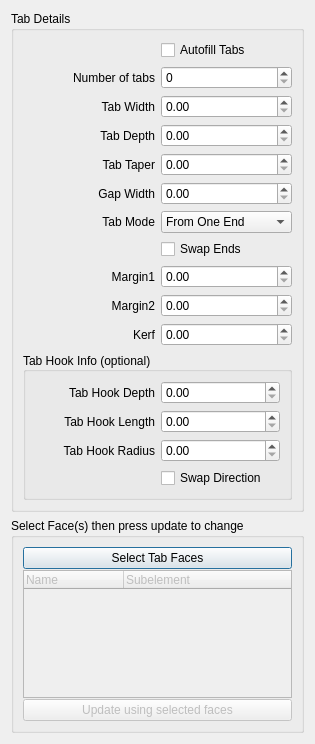
<?xml version="1.0" encoding="UTF-8"?>
<ui version="4.0">
 <class>Dialog</class>
 <widget class="QDialog" name="Dialog">
  <property name="geometry">
   <rect>
    <x>0</x>
    <y>0</y>
    <width>315</width>
    <height>744</height>
   </rect>
  </property>
  <property name="windowTitle">
   <string>Dialog</string>
  </property>
  <layout class="QGridLayout" name="gridLayout">
   <item row="0" column="0">
    <widget class="QGroupBox" name="Dimensions">
     <property name="title">
      <string>Tab Details</string>
     </property>
     <layout class="QGridLayout" name="gridLayout_2">
      <item row="12" column="0">
       <widget class="QLabel" name="label_8">
        <property name="text">
         <string>Margin2</string>
        </property>
        <property name="alignment">
         <set>Qt::AlignRight|Qt::AlignTrailing|Qt::AlignVCenter</set>
        </property>
       </widget>
      </item>
      <item row="6" column="1">
       <widget class="Gui::QuantitySpinBox" name="TabTaper"/>
      </item>
      <item row="15" column="0" rowspan="3" colspan="2">
       <widget class="QGroupBox" name="TabHooks">
        <property name="sizePolicy">
         <sizepolicy hsizetype="Preferred" vsizetype="Preferred">
          <horstretch>0</horstretch>
          <verstretch>0</verstretch>
         </sizepolicy>
        </property>
        <property name="minimumSize">
         <size>
          <width>0</width>
          <height>0</height>
         </size>
        </property>
        <property name="title">
         <string>Tab Hook Info (optional)</string>
        </property>
        <property name="alignment">
         <set>Qt::AlignLeading|Qt::AlignLeft|Qt::AlignVCenter</set>
        </property>
        <property name="flat">
         <bool>false</bool>
        </property>
        <layout class="QGridLayout" name="gridLayout_4">
         <property name="topMargin">
          <number>9</number>
         </property>
         <property name="verticalSpacing">
          <number>6</number>
         </property>
         <item row="2" column="3">
          <widget class="Gui::QuantitySpinBox" name="TabHookRadius"/>
         </item>
         <item row="1" column="2">
          <widget class="QLabel" name="label_9">
           <property name="text">
            <string>Tab Hook Length</string>
           </property>
           <property name="alignment">
            <set>Qt::AlignRight|Qt::AlignTrailing|Qt::AlignVCenter</set>
           </property>
          </widget>
         </item>
         <item row="1" column="3">
          <widget class="Gui::QuantitySpinBox" name="TabHookLength"/>
         </item>
         <item row="0" column="2">
          <widget class="QLabel" name="label_10">
           <property name="text">
            <string>Tab Hook Depth</string>
           </property>
           <property name="alignment">
            <set>Qt::AlignRight|Qt::AlignTrailing|Qt::AlignVCenter</set>
           </property>
          </widget>
         </item>
         <item row="2" column="2">
          <widget class="QLabel" name="label_11">
           <property name="text">
            <string>Tab Hook Radius</string>
           </property>
           <property name="alignment">
            <set>Qt::AlignRight|Qt::AlignTrailing|Qt::AlignVCenter</set>
           </property>
          </widget>
         </item>
         <item row="0" column="3">
          <widget class="Gui::QuantitySpinBox" name="TabHookDepth"/>
         </item>
         <item row="3" column="3">
          <widget class="QCheckBox" name="SwapHookDirection">
           <property name="text">
            <string>Swap Direction</string>
           </property>
          </widget>
         </item>
        </layout>
       </widget>
      </item>
      <item row="11" column="1">
       <widget class="Gui::QuantitySpinBox" name="Margin1"/>
      </item>
      <item row="13" column="1">
       <widget class="Gui::QuantitySpinBox" name="Kerf">
        <property name="toolTip">
         <string>Laser kerf (beam width). Each tab is widened by kerf/2 on each side.</string>
        </property>
       </widget>
      </item>
      <item row="7" column="1">
       <widget class="Gui::QuantitySpinBox" name="GapWidth"/>
      </item>
      <item row="7" column="0">
       <widget class="QLabel" name="label_4">
        <property name="text">
         <string>Gap Width</string>
        </property>
        <property name="alignment">
         <set>Qt::AlignRight|Qt::AlignTrailing|Qt::AlignVCenter</set>
        </property>
       </widget>
      </item>
      <item row="8" column="0">
       <widget class="QLabel" name="label_5">
        <property name="text">
         <string>Tab Mode</string>
        </property>
        <property name="alignment">
         <set>Qt::AlignRight|Qt::AlignTrailing|Qt::AlignVCenter</set>
        </property>
       </widget>
      </item>
      <item row="11" column="0">
       <widget class="QLabel" name="label_7">
        <property name="text">
         <string>Margin1</string>
        </property>
        <property name="alignment">
         <set>Qt::AlignRight|Qt::AlignTrailing|Qt::AlignVCenter</set>
        </property>
       </widget>
      </item>
      <item row="3" column="1">
       <widget class="Gui::IntSpinBox" name="TabCount">
        <property name="toolTip">
         <string>&lt;html&gt;&lt;head/&gt;&lt;body&gt;&lt;p&gt;Set to the number of tabs you want on the face or zero to autofill with as many tabs as possible&lt;/p&gt;&lt;/body&gt;&lt;/html&gt;</string>
        </property>
        <property name="minimum">
         <number>0</number>
        </property>
        <property name="maximum">
         <number>9999</number>
        </property>
       </widget>
      </item>
      <item row="4" column="0">
       <widget class="QLabel" name="label_2">
        <property name="text">
         <string>Tab Width</string>
        </property>
        <property name="alignment">
         <set>Qt::AlignRight|Qt::AlignTrailing|Qt::AlignVCenter</set>
        </property>
       </widget>
      </item>
      <item row="5" column="0">
       <widget class="QLabel" name="label_3">
        <property name="text">
         <string>Tab Depth</string>
        </property>
        <property name="alignment">
         <set>Qt::AlignRight|Qt::AlignTrailing|Qt::AlignVCenter</set>
        </property>
       </widget>
      </item>
      <item row="4" column="1">
       <widget class="Gui::QuantitySpinBox" name="TabWidth"/>
      </item>
      <item row="5" column="1">
       <widget class="Gui::QuantitySpinBox" name="TabDepth"/>
      </item>
      <item row="12" column="1">
       <widget class="Gui::QuantitySpinBox" name="Margin2"/>
      </item>
      <item row="6" column="0">
       <widget class="QLabel" name="label_6">
        <property name="text">
         <string>Tab Taper</string>
        </property>
        <property name="alignment">
         <set>Qt::AlignRight|Qt::AlignTrailing|Qt::AlignVCenter</set>
        </property>
       </widget>
      </item>
      <item row="8" column="1">
       <widget class="QComboBox" name="TabMode">
        <item>
         <property name="text">
          <string>From One End</string>
         </property>
        </item>
        <item>
         <property name="text">
          <string>From Both Ends</string>
         </property>
        </item>
        <item>
         <property name="text">
          <string>From Middle</string>
         </property>
        </item>
       </widget>
      </item>
      <item row="9" column="1">
       <widget class="QCheckBox" name="SwapEnds">
        <property name="text">
         <string>Swap Ends</string>
        </property>
       </widget>
      </item>
      <item row="3" column="0">
       <widget class="QLabel" name="label">
        <property name="text">
         <string>Number of tabs</string>
        </property>
        <property name="alignment">
         <set>Qt::AlignRight|Qt::AlignTrailing|Qt::AlignVCenter</set>
        </property>
       </widget>
      </item>
      <item row="13" column="0">
       <widget class="QLabel" name="labelKerf">
        <property name="text">
         <string>Kerf</string>
        </property>
        <property name="alignment">
         <set>Qt::AlignRight|Qt::AlignTrailing|Qt::AlignVCenter</set>
        </property>
       </widget>
      </item>
      <item row="0" column="1">
       <widget class="QCheckBox" name="Autofill">
        <property name="toolTip">
         <string>&lt;html&gt;&lt;head/&gt;&lt;body&gt;&lt;p&gt;If checked, the face will be filled with as many tabs as are possible based on the other parameters&lt;/p&gt;&lt;/body&gt;&lt;/html&gt;</string>
        </property>
        <property name="text">
         <string>Autofill Tabs</string>
        </property>
       </widget>
      </item>
     </layout>
    </widget>
   </item>
   <item row="1" column="0">
    <widget class="QGroupBox" name="groupBox">
     <property name="sizePolicy">
      <sizepolicy hsizetype="Preferred" vsizetype="Preferred">
       <horstretch>0</horstretch>
       <verstretch>0</verstretch>
      </sizepolicy>
     </property>
     <property name="title">
      <string>Select Face(s) then press update to change</string>
     </property>
     <layout class="QHBoxLayout" name="horizontalLayout">
      <item>
       <layout class="QVBoxLayout" name="verticalLayout">
        <property name="spacing">
         <number>1</number>
        </property>
        <property name="sizeConstraint">
         <enum>QLayout::SetMaximumSize</enum>
        </property>
        <item>
         <widget class="QPushButton" name="pbEditTabFaces">
          <property name="text">
           <string>Select Tab Faces</string>
          </property>
         </widget>
        </item>
        <item>
         <widget class="QTreeWidget" name="treeWidgetTabFaces">
          <property name="enabled">
           <bool>false</bool>
          </property>
          <property name="sizePolicy">
           <sizepolicy hsizetype="Expanding" vsizetype="Expanding">
            <horstretch>0</horstretch>
            <verstretch>0</verstretch>
           </sizepolicy>
          </property>
          <property name="columnCount">
           <number>2</number>
          </property>
          <column>
           <property name="text">
            <string>Name</string>
           </property>
          </column>
          <column>
           <property name="text">
            <string>Subelement</string>
           </property>
          </column>
         </widget>
        </item>
        <item>
         <widget class="QPushButton" name="pbUpdateTabFaces">
          <property name="enabled">
           <bool>false</bool>
          </property>
          <property name="text">
           <string>Update using selected faces</string>
          </property>
         </widget>
        </item>
       </layout>
      </item>
     </layout>
    </widget>
   </item>
  </layout>
 </widget>
 <customwidgets>
  <customwidget>
   <class>Gui::QuantitySpinBox</class>
   <extends>QDoubleSpinBox</extends>
   <header>Gui/QuantitySpinBox.h</header>
  </customwidget>
  <customwidget>
   <class>Gui::IntSpinBox</class>
   <extends>QSpinBox</extends>
   <header>Gui/SpinBox.h</header>
  </customwidget>
 </customwidgets>
 <tabstops>
  <tabstop>Autofill</tabstop>
  <tabstop>TabCount</tabstop>
  <tabstop>TabWidth</tabstop>
  <tabstop>TabDepth</tabstop>
  <tabstop>TabTaper</tabstop>
  <tabstop>GapWidth</tabstop>
  <tabstop>TabMode</tabstop>
  <tabstop>SwapEnds</tabstop>
  <tabstop>Margin1</tabstop>
  <tabstop>Margin2</tabstop>
  <tabstop>Kerf</tabstop>
  <tabstop>TabHookDepth</tabstop>
  <tabstop>TabHookLength</tabstop>
  <tabstop>TabHookRadius</tabstop>
  <tabstop>SwapHookDirection</tabstop>
  <tabstop>pbEditTabFaces</tabstop>
  <tabstop>pbUpdateTabFaces</tabstop>
  <tabstop>treeWidgetTabFaces</tabstop>
 </tabstops>
 <resources/>
 <connections/>
</ui>
